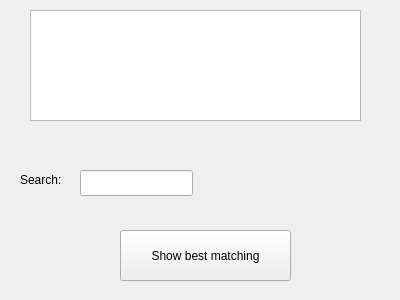
<?xml version="1.0" encoding="UTF-8"?>
<ui version="4.0">
 <class>gui</class>
 <widget class="QWidget" name="gui">
  <property name="geometry">
   <rect>
    <x>0</x>
    <y>0</y>
    <width>400</width>
    <height>300</height>
   </rect>
  </property>
  <property name="windowTitle">
   <string>gui</string>
  </property>
  <widget class="QListWidget" name="search_widget">
   <property name="geometry">
    <rect>
     <x>30</x>
     <y>10</y>
     <width>331</width>
     <height>111</height>
    </rect>
   </property>
  </widget>
  <widget class="QLineEdit" name="lineEdit">
   <property name="geometry">
    <rect>
     <x>80</x>
     <y>170</y>
     <width>113</width>
     <height>26</height>
    </rect>
   </property>
  </widget>
  <widget class="QLabel" name="label">
   <property name="geometry">
    <rect>
     <x>20</x>
     <y>170</y>
     <width>63</width>
     <height>20</height>
    </rect>
   </property>
   <property name="text">
    <string>Search:</string>
   </property>
  </widget>
  <widget class="QPushButton" name="match_button">
   <property name="geometry">
    <rect>
     <x>120</x>
     <y>230</y>
     <width>171</width>
     <height>51</height>
    </rect>
   </property>
   <property name="text">
    <string>Show best matching</string>
   </property>
  </widget>
 </widget>
 <resources/>
 <connections/>
</ui>
